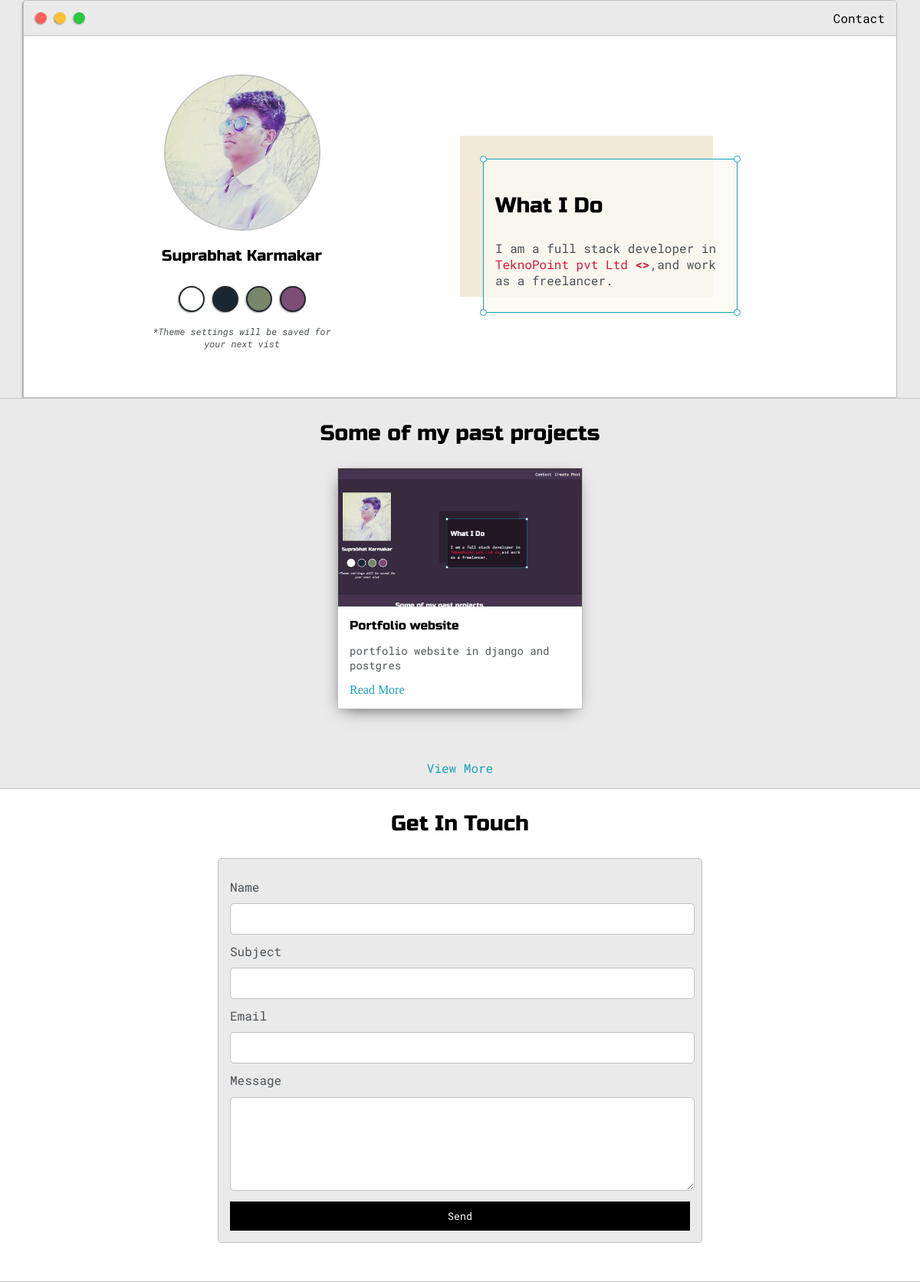
The page / on the database its author committed.
### base/models.py (models this page shows, shortened)
class Post(models.Model):
    headline = models.CharField(max_length=200)
    sub_headline = models.CharField(max_length = 200,null=True,blank=True)
    thumbnail= models.ImageField(null=True,blank=True,upload_to="images",default="placeholder.png")
    body = RichTextField(null=True,blank=True)
    created = models.DateTimeField(auto_now_add=True)
    active = models.BooleanField(default=False)
    featured = models.BooleanField(default=False)
    tags = models.ManyToManyField(Tag,null=True)
    slug= models.SlugField(null=True,blank=True)

### base/views.py (the view)
# urls.py: path('',views.home,name="home"),
def home(request):
    posts = Post.objects.filter(active=True,featured=True)[0:3]
    context = {'posts':posts}
    return render(request,'base/index.html',context)

### base/templates/base/index.html (shortened to what this page needs)
{% load static %}
<!DOCTYPE html>
<html>
<head>
	<link rel="stylesheet" type="text/css" href="{% static 'css/default.css' %}">
	<link id="theme-style" rel="stylesheet" type="text/css" href="">
</head>
<body>
	<section class="s1">
		<div class="main-container">
			<div class="intro-wrapper">
				{% include 'base/navbar.html' %}
				<div class="left-column">
					<img id="profile_pic" style="border-radius: 50%;" src="{% static 'images/sk.jpg' %}">
					<h5 style="text-align: center;line-height: 0;">Suprabhat Karmakar</h5>
					<div id="theme-options-wrapper">
						<div data-mode="light" id="light-mode" class="theme-dot"></div>
						<div data-mode="blue" id="blue-mode" class="theme-dot"></div>
						<div data-mode="green" id="green-mode" class="theme-dot"></div>
						<div data-mode="purple" id="purple-mode" class="theme-dot"></div>
					</div>
					<p id="settings-note">*Theme settings will be saved for<br>your next vist</p>
				</div>
				<div class="right-column">
					<div id="preview-shadow">
						<div id="preview">
							<div id="corner-tl" class="corner"></div>
							<div id="corner-tr" class="corner"></div>
							<h3>What I Do</h3>
							<p>I am a full stack developer in <span style="color: #DC143C;">TeknoPoint pvt Ltd&nbsp;</span><span style="color: #DC143C;font-weight: 900;"><></span>,and work as a freelancer.</p>
							<div id="corner-br" class="corner"></div>
							<div id="corner-bl" class="corner"></div>
						</div>
					</div>
				</div>
			</div>
		</div>
	</section>
	<section class="s1">
		<div class="main-container">
			<h3 style="text-align: center;">Some of my past projects</h3>
			<div class="post-wrapper">
				{% for post in posts %}
				<div>
					<div class="post">
						<img class="thumbnail" src="{{post.thumbnail.url}}">
						<div class="post-preview">
							<h6 class="post-title">{{post.headline}}</h6>
							<p class="post-intro">{{post.sub_headline}}</p>
							<a href="{%  url 'post' post.slug %}">Read More</a>
						</div>
					</div>
				</div>
				{% endfor %}
			</div>
			<p align="center">
				<a href = "{% url 'posts' %}">View More</a>
			</p>
		</div>
	</section>
	<section class="s2">
		<div class="main-container">
			<h3 style="text-align: center;">Get In Touch</h3>
			<form id="contact-form" method="POST" action="{% url 'send_email' %}">
				<label>Name</label>
				<input class="input-field" type="text" name="name">
				<label>Subject</label>
				<input class="input-field" type="text" name="subject">
				<label>Email</label>
				<input class="input-field" type="text" name="email">
				<label>Message</label>
				<textarea class="input-field" name="message"></textarea>
				<input id="submit-btn" type="submit" value="Send">
			</form>
		</div>
	</section>
</body>
</html>

### base/templates/base/navbar.html (shortened to what this page needs)
<div class="nav-wrapper">
    <a href="{% url 'home' %}">
        <div class="dots-wrapper">
            <div id="dot-1" class="browser-dot"></div>
            <div id="dot-2" class="browser-dot"></div>
            <div id="dot-3" class="browser-dot"></div>
        </div>
    </a>
    <ul id="navigation">
        <li><a href="{% url 'home' %}#contact">Contact</a></li>
    </ul>
</div>

### rows shown on the page
Post: thumbnail (picture), headline "Portfolio website", sub_headline "portfolio website in django and postgres"
